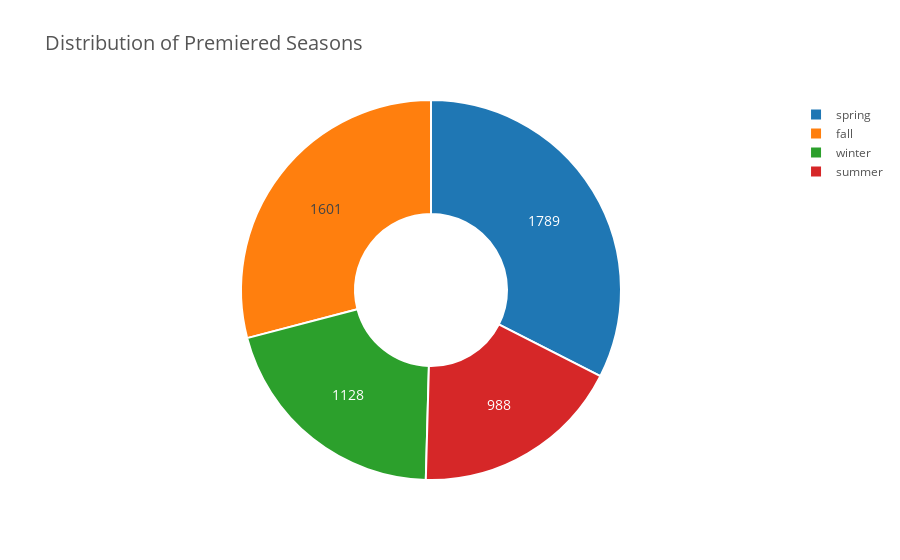

Here is the notebook cell this chart was saved with:
### Code cell
# Function to extract the season and year from the premiered string
def extract_season_year(premiered):
    if premiered == 'UNKNOWN':
        return None, None
    else:
        season, year = premiered.split()
        return season, int(year)

# Apply the function to extract the season and year from the "Premiered" column
season_year = df_anime['Premiered'].map(extract_season_year)
premiered_season = season_year.apply(lambda x: x[0])
premiered_Year = season_year.apply(lambda x: x[1])
# Filter out None values from premiered_season
filtered_premiered_season = premiered_season.dropna()

# Count the occurrences of each season
season_counts = filtered_premiered_season.value_counts()

# Create the pie plot
fig = go.Figure(data=go.Pie(
    labels=season_counts.index,
    values=season_counts.values,
    hole=0.4,  # Add a donut hole in the center
    hoverinfo='label+percent',  # Display label and percentage on hover
    textinfo='value',  # Display count value as text inside each slice
    textfont=dict(size=14),  # Set the text font size
    marker=dict(
        colors=['#1f77b4', '#ff7f0e', '#2ca02c', '#d62728', '#9467bd'],  # Custom color palette
        line=dict(color='#ffffff', width=2)  # Set the color and width of the slice borders
    )
))

# Set the title and font style for the plot
fig.update_layout(
    title='Distribution of Premiered Seasons',
    title_font=dict(size=20),
    font=dict(size=12, color='#555555')
)

fig.show()

### Figure 1 — Plotly figure (JSON) as saved in the notebook; plotly's stock layout.template omitted (floating-point values rounded to 4 significant figures)
{"data": [{"hole": 0.4, "hoverinfo": "label+percent", "labels": ["spring", "fall", "winter", "summer"], "marker": {"colors": ["#1f77b4", "#ff7f0e", "#2ca02c", "#d62728", "#9467bd"], "line": {"color": "#ffffff", "width": 2}}, "textfont": {"size": 14}, "textinfo": "value", "type": "pie", "values": [1789, 1601, 1128, 988]}], "layout": {"font": {"color": "#555555", "size": 12}, "title": {"font": {"size": 20}, "text": "Distribution of Premiered Seasons"}}}
